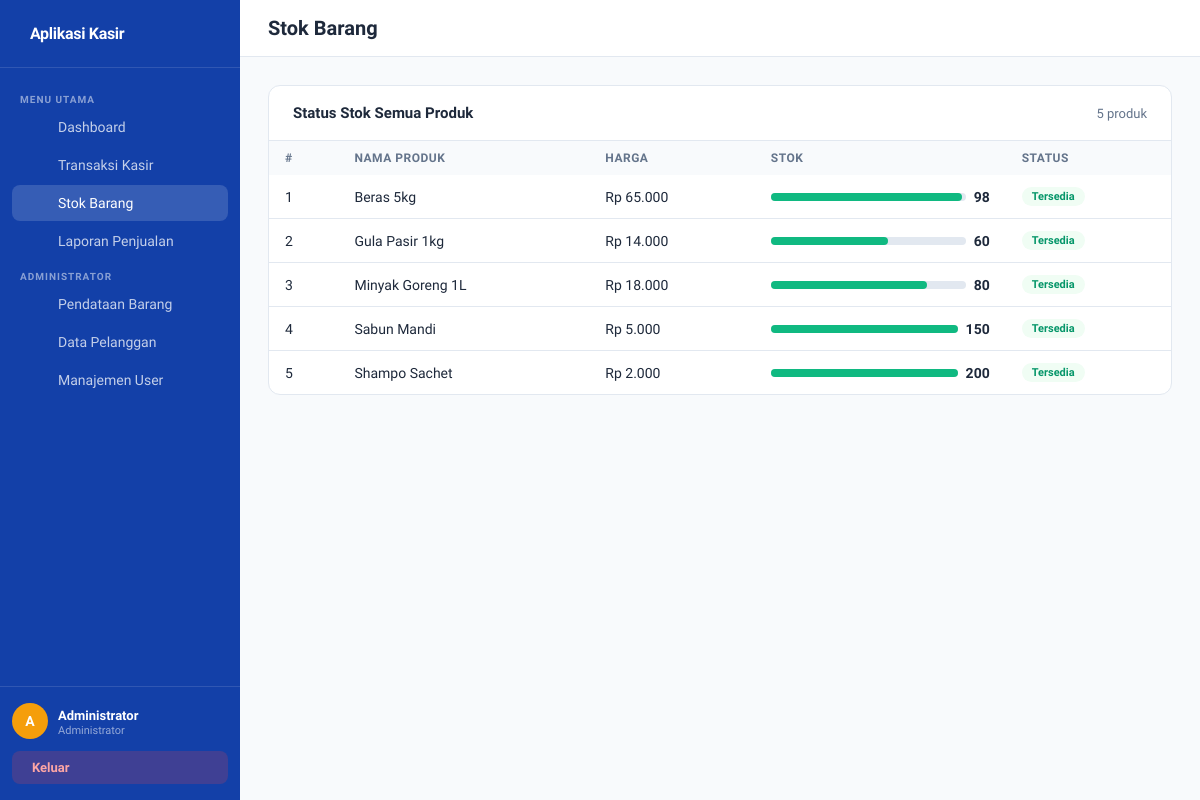
/pages/stok.php (signed in), run on the app's committed database.
### tables this page shows
CREATE TABLE `produk` (
  `ProdukID` int NOT NULL,
  `NamaProduk` varchar(255) NOT NULL,
  `Harga` decimal(10,2) NOT NULL DEFAULT '0.00',
  `Stok` int NOT NULL DEFAULT '0'
);

### config/database.php (called while the page is built, shortened)
<?php
class Database {
    private static $instance = null;
    private $conn;
    private function __construct() {
        $this->conn = new mysqli(DB_HOST, DB_USER, DB_PASS, DB_NAME);
        $this->conn->set_charset("utf8mb4");
    }
    public static function getInstance(): Database {
        if (!self::$instance) {
            self::$instance = new Database();
        }
        return self::$instance;
    }
    public function getConn(): mysqli {
        return $this->conn;
    }
}
?>

### classes/Produk.php (called while the page is built, shortened)
<?php
require_once __DIR__ . '/../config/database.php';
class Produk {
    private $conn;
    public function __construct() {
        $this->conn = Database::getInstance()->getConn();
    }
    public function getAll(): array {
        $result = $this->conn->query("SELECT * FROM produk ORDER BY NamaProduk");
        return $result->fetch_all(MYSQLI_ASSOC);
    }
}

### pages/stok.php (the view, shortened to what this page needs)
<?php
require_once '../classes/Produk.php';
$produkObj = new Produk();
$list = $produkObj->getAll();
include '../includes/header.php';
?>
<div class="topbar"><h1><i class="ph-bold ph-package"></i> Stok Barang</h1></div>
<div class="content">
  <div class="card">
    <div class="card-header">
      <h2>Status Stok Semua Produk</h2>
      <span style="font-size:13px;color:var(--muted)"><?= count($list) ?> produk</span>
    </div>
    <table>
      <thead>
        <tr><th>#</th><th>Nama Produk</th><th>Harga</th><th>Stok</th><th>Status</th></tr>
      </thead>
      <tbody>
      <?php foreach ($list as $i => $p): ?>
        <?php
          $status = $p['Stok'] === 0 ? ['Habis','badge-red'] :
                   ($p['Stok'] < 10  ? ['Menipis','badge-amber'] : ['Tersedia','badge-green']);
        ?>
        <tr>
          <td><?= $i+1 ?></td>
          <td><?= htmlspecialchars($p['NamaProduk']) ?></td>
          <td>Rp <?= number_format($p['Harga'],0,',','.') ?></td>
          <td>
            <div style="display:flex;align-items:center;gap:8px">
              <div style="flex:1;background:#e2e8f0;border-radius:99px;height:8px;min-width:80px">
                <div style="background:<?= $p['Stok']<10?'#f59e0b':'#10b981' ?>;
                            width:<?= min(100, $p['Stok']) ?>%;height:8px;border-radius:99px"></div>
              </div>
              <strong><?= $p['Stok'] ?></strong>
            </div>
          </td>
          <td><span class="badge <?= $status[1] ?>"><?= $status[0] ?></span></td>
        </tr>
      <?php endforeach; ?>
      </tbody>
    </table>
  </div>
</div>
<?php include '../includes/footer.php'; ?>

### includes/header.php (style rules this page uses)
*, *::before, *::after { box-sizing: border-box; margin: 0; padding: 0; }
:root { --brand: #1a56db; --brand-dark: #1340a8; --brand-light: #eff6ff; --accent: #f59e0b; --bg: #f8fafc; --white: #fff; --text: #1e293b; --muted: #64748b; --border: #e2e8f0; --danger: #ef4444; --success: #10b981; --warning: #f59e0b; --sidebar-w: 240px; --radius: 12px; }
body { font-family: 'Plus Jakarta Sans', sans-serif; background: var(--bg); color: var(--text); display: flex; min-height: 100vh; }
.topbar { background: var(--white); border-bottom: 1px solid var(--border); padding: 16px 28px; display: flex; align-items: center; justify-content: space-between; }
.topbar h1 { font-size: 20px; font-weight: 800; }
.content { padding: 28px; flex: 1; }
.card { background: var(--white); border-radius: var(--radius); border: 1px solid var(--border); overflow: hidden; }
.card-header { padding: 18px 24px; border-bottom: 1px solid var(--border); display: flex; align-items: center; justify-content: space-between; }
.card-header h2 { font-size: 15px; font-weight: 700; }
table { width: 100%; border-collapse: collapse; font-size: 14px; }
th { background: var(--bg); padding: 10px 16px; text-align: left; font-size: 12px; font-weight: 700; color: var(--muted); text-transform: uppercase; letter-spacing: .5px; }
td { padding: 12px 16px; border-bottom: 1px solid var(--border); vertical-align: middle; }
tr:last-child td { border-bottom: none; }
.badge { display: inline-block; padding: 3px 10px; border-radius: 99px; font-size: 11px; font-weight: 700; }
.badge-green { background: #f0fdf4; color: #059669; }

### data on the page
produk: NamaProduk "Beras 5kg", Harga "65.000", Stok "98", Stok "Tersedia"
produk: NamaProduk "Gula Pasir 1kg", Harga "14.000", Stok "60", Stok "Tersedia"
produk: NamaProduk "Minyak Goreng 1L", Harga "18.000", Stok "80", Stok "Tersedia"
produk: NamaProduk "Sabun Mandi", Harga "5.000", Stok "150", Stok "Tersedia"
produk: NamaProduk "Shampo Sachet", Harga "2.000", Stok "200", Stok "Tersedia"

### other printed values
substr($nama,0,1) "A"
$nama "Administrator"
$role "Administrator"
count($list) "5"
